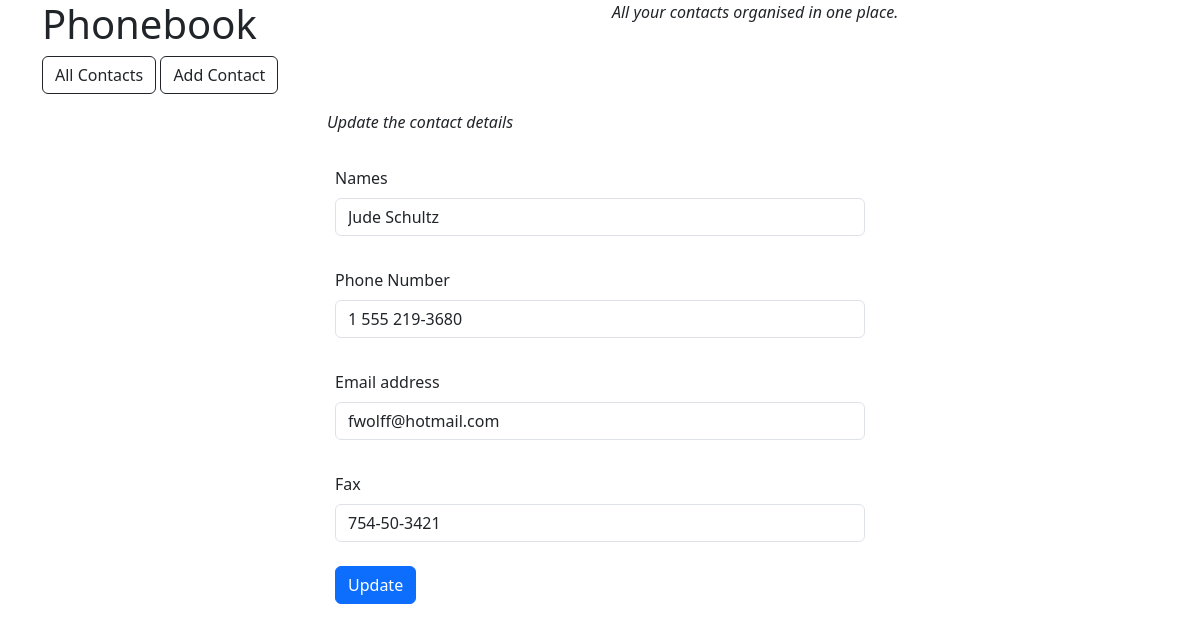
Screenshot of /update/11/ with the database file from the repository.
### tables this page shows
CREATE TABLE Contacts (Id INTEGER PRIMARY KEY, Name TEXT, Phone TEXT, Email TEXT, Fax TEXT);

### main.py (the view)
@app.route("/update/<int:Id>/", methods=["GET", "POST"])
def update_contact(Id):
    update = db.PhonebookDB().fetch_one_contact(Id)[0]
    name, phone, email, fax = update[1], update[2], update[3], update[4]
    if request.method == "POST":
        db.PhonebookDB().update_db(Id, name, phone, email, fax)
        return render_template("all_contacts.html")
    return render_template(
        "update_contact.html", name=name, phone=phone, email=email, fax=fax
    )

### db.py (called while the page is built)
    def fetch_one_contact(self, Id):
        self.cursor.execute("SELECT * FROM Contacts WHERE Id = (?)", (Id,))
        res = [x for x in self.cursor.fetchall()]
        return res

### templates/update_contact.html (shortened to what this page needs)
{% extends 'base.html' %}
{% block body %}
<div class="row">
    <div class="col-lg-6 mb-4 offset-lg-3">
        <em>Update the contact details</em>
    </div>
</div>
<div class="row">
    <div class="col-lg-6 offset-lg-3">
        <div class="outer_border">
            <form method="POST">
                <div class="mb-3 p-2">
                    <label for="contact_names" class="form-label">Names</label>
                    <input type="text" class="form-control" id="update_contact_names" name="update_c_names"
                        value="{{ name }}">
                </div>
                <div class="mb-3 p-2">
                    <label for="contact_number" class="form-label">Phone Number</label>
                    <input type="text" class="form-control" id="update_contact_number" name="update_c_number"
                        value="{{ phone }}">
                </div>
                <div class="mb-3 p-2">
                    <label for="email_address" class="form-label">Email address</label>
                    <input type="text" class="form-control" id="update_email_address" name="update_c_email_address"
                        value="{{ email }}">
                </div>
                <div class="mb-3 p-2">
                    <label for="contact_fax" class="form-label">Fax</label>
                    <input type="text" class="form-control" id="update_contact_fax" name="update_c_fax"
                        value="{{ fax }}">
                </div>
                <button type="submit" class="btn btn-primary mb-3 mx-2">Update</button>
            </form>
        </div>
    </div>
</div>
{% endblock %}

### rows the page displays
Contacts: update_c_names "Jude Schultz", update_c_number "1 555 219-3680", update_c_email_address "fwolff@hotmail.com", update_c_fax "754-50-3421"
